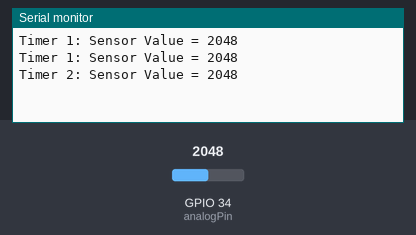
Simulated run of this sketch. Board: ESP32. Shown: the last lines printed to the serial monitor. The inputs (shaded band) are chosen by the test bench; at power-on: GPIO 34 (analogPin) = 2048.

Above: at 2.8 s.
2.9 s: GPIO 34 (analogPin) set to 2866
At 3.5 s:
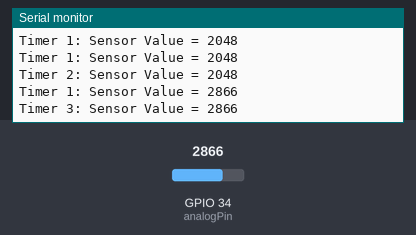
4.4 s: GPIO 34 (analogPin) set to 3603
At 5.8 s:
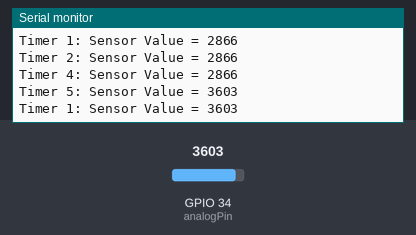
Timing chart, 0 to 7.4 s (numbered marks = the images above; inputs shaded):
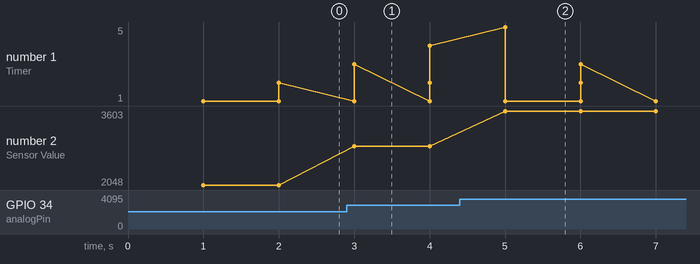

Measured:
- after the input at 2.9 s, the serial monitor: prints a new line after 0.10 s (image 1)
- after the input at 4.4 s, the serial monitor: prints a new line after 0.60 s (image 2)
- plotted number 2: 2048 → 2866 after the input at 2.9 s, 2866 → 3603 after the input at 4.4 s

The sketch:

2.2.ino
```cpp
const int analogPin = 34;  // Пін для фоторезистора
const int numTimers = 5;   // Кількість таймерів

unsigned long timerIntervals[numTimers] = {1000, 2000, 3000, 4000, 5000};  // Інтервали таймерів (в мілісекундах)
unsigned long timerLastTrigger[numTimers] = {0};  // Останні часи спрацювання таймерів

void setup() {
  Serial.begin(115200);

  // Налаштування таймерів
  for (int i = 0; i < numTimers; i++) {
    timerLastTrigger[i] = millis();
  }
}

void loop() {
  // Зчитування даних по АЦП за різними інтервалами таймерів
  for (int i = 0; i < numTimers; i++) {
    if (millis() - timerLastTrigger[i] >= timerIntervals[i]) {
      int sensorValue = analogRead(analogPin);
      Serial.print("Timer ");
      Serial.print(i + 1);
      Serial.print(": Sensor Value = ");
      Serial.println(sensorValue);

      timerLastTrigger[i] = millis();  // Оновлення часу спрацювання таймера
    }
  }

  // Ваш додатковий код можна додати тут
}
```
